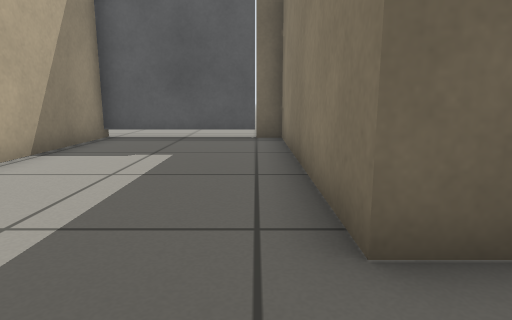
view 1 (above)

12 first-person views from a walk through a world built for the Gazebo simulator. The camera is 0.5 m above the floor, tilts 10° down and sees 75° across. The floor is counted in squares, 0.5 m on a side. Each view is taken from the middle of a square. On the plan, view 1 faces up. The plan holds only what a view shows up to about 12 squares ahead; the rest is blank. Simple patterns stand in for the simulator's built-in surfaces.

view 2
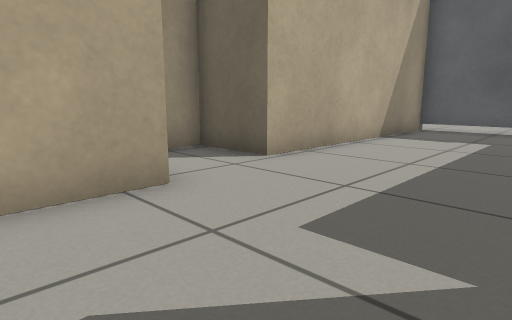

view 3
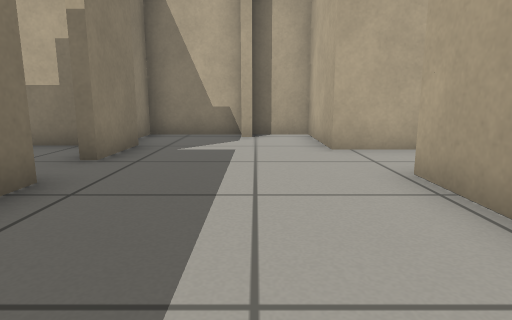

view 4
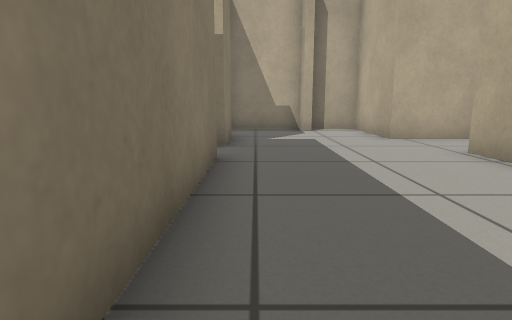

view 5
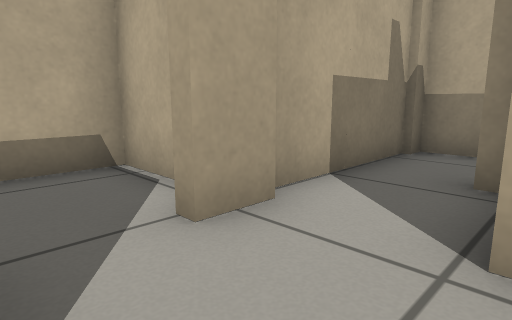

view 6
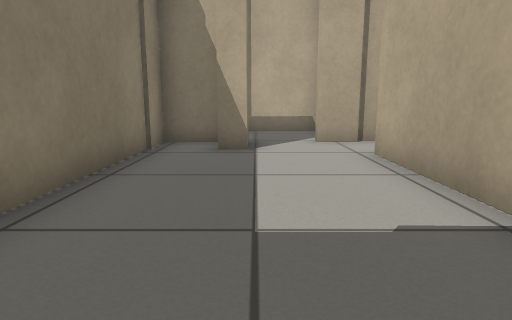

view 7
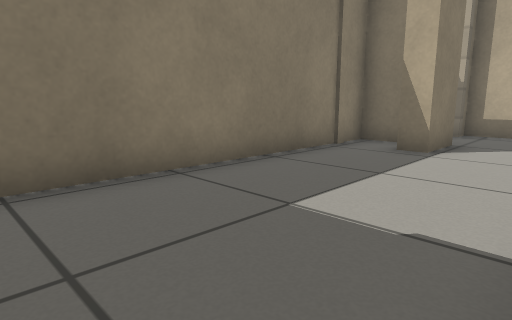

view 8
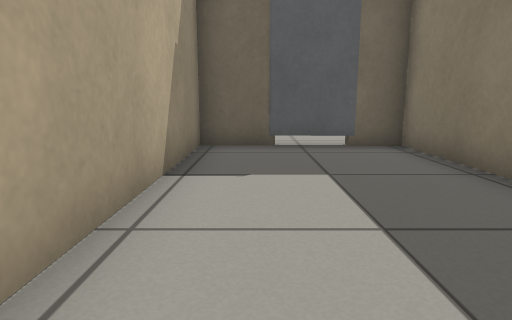

view 9
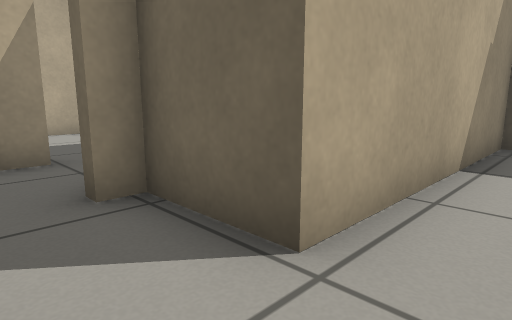

view 10
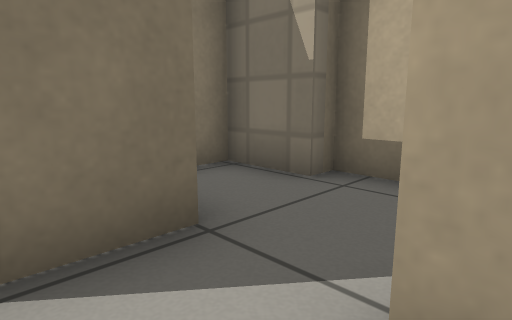

view 11
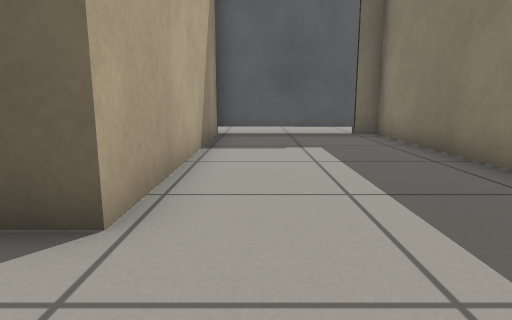

view 12
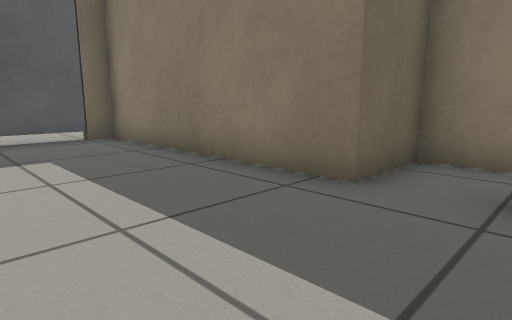

### Floor plan
Points are (right, up) in squares from view 1. A wall is a line through its corners. A room is listed if a view was taken in it or the views show most of it. See-through windows are left out.
Room 1 (views 1, 2, 3, 4, 11, 12)
walls: (0.7, 2) (0.7, 9.2) (0, 9.2); (-5.7, -0.9) (-3.6, -0.9) (-3.6, -4.2) (-1.9, -4.2); (0.7, -1.8) (0.7, 0.4) (1, 0.4); (-1.9, -3.4) (-1.6, -3.4); (-4.2, 9.5) (-4.2, 1.5) (-6.3, 1.5) (-6.3, 0.6); (-1.6, -4.2) (1.2, -4.2) (1.2, -3)
ways out: opening at (1, 1) to room 2
objects: window (-3, 9) to (-1, 9)
Room 2 (views 5, 6, 7, 8, 9, 10)
walls: (5.4, -1.2) (6.5, -1.2); (7.5, 7.5) (5.7, 7.5) (5.7, 0.7) (3.6, 0.7) (3.6, 0.1); (8.2, -1.6) (8.2, 0.1) (8.9, 0.1); (2.8, 0.6) (2.8, 2) (0.7, 2); (10.3, -1.2) (10.3, 7.5) (9.4, 7.5); (1, 0.4) (1, -1.2); (1.5, -1.5) (5.5, -1.5)
ways out: opening at (1, 1) to room 1; opening at (7, -2)

Positions as (right, up) in squares from view 1, and headings:
1: (0, 0), facing up
2: (0, -3), facing up-left
3: (-2, 6), facing down
4: (0, 8), facing down
5: (8, 1), facing down-left
6: (8, 7), facing down
7: (6, 7), facing down-right
8: (7, 0), facing up
9: (7, -1), facing up-left
10: (6, 0), facing down-right
11: (-3, -1), facing up
12: (-3, 0), facing up-right
